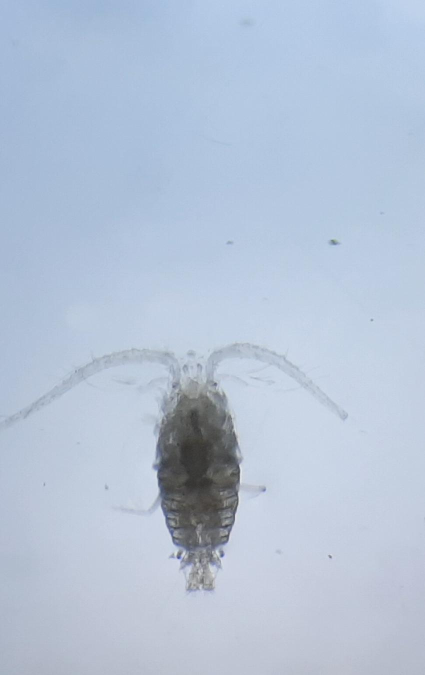
#> input picture Square-implementation/images/Species4/20pics/test4.0.jpg, 850 x 1350 px (shown at 1/2 size); its folder holds 4 pictures in this run
$ python Uniform_Cropping.py
#> lines starting #> are read from the running program, lines starting #| are printed output that depends on the picture
from PIL import Image

def crop_image(file_name,new_height,new_width):

#> called with file_name = 'test4.0', new_height = 1000, new_width = 1000
    im = Image.open(file_name+".jpg")
#> im is the input picture: PIL image 850x1350 RGB; mean R, G, B 181.1, 195.1, 214.8
    width, height = im.size
#> width = 850; height = 1350

    left = (width - new_width - 500)/2
#> left = -325
    top = (height - new_height -500)/2
#> top = -75
    right = (width + new_width -800)/2
#> right = 525
    bottom = (height + new_height+200)/2
#> bottom = 1275

    crop_im = im.crop((left, top, right, bottom)) #Cropping Image
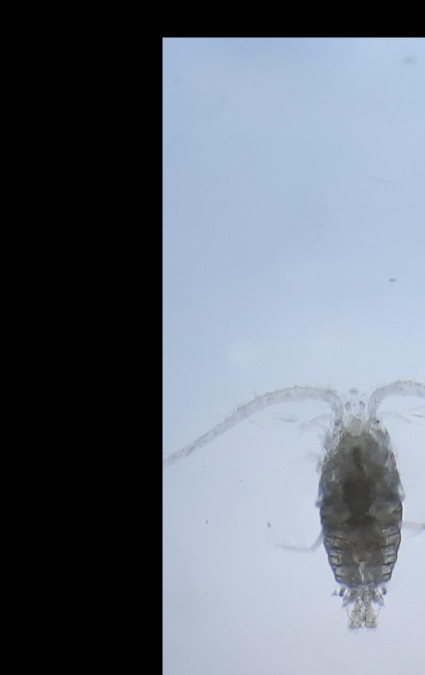
#> crop_im: PIL image 850x1350 RGB (shown at 1/2 size); mean R, G, B 102.2, 110.6, 122.3

    crop_im.save(file_name+".jpg")  #Saving Images

new_width = 1000     #Enter the crop image width
new_height = 1000    #Enter the crop image height
i="test4"
file_name = [i+".0",i+".01",i+".02",i+".03",i+".04",i+".05",i+".06",i+".07",i+".08",i+".09",i+".10",i+".11",i+".12",i+".13",i+".14",i+".15",i+".16",i+".17",i+".18",i+".19"] #Enter File Names
#,i+".20",i+".21",i+".22",i+".23",i+".24",i+".25",i+".26",i+".27",i+".28",i+".29"

for i in file_name:
    crop_image(i,new_height,new_width)
#> pass 2 of the loop `for i in file_name:`:
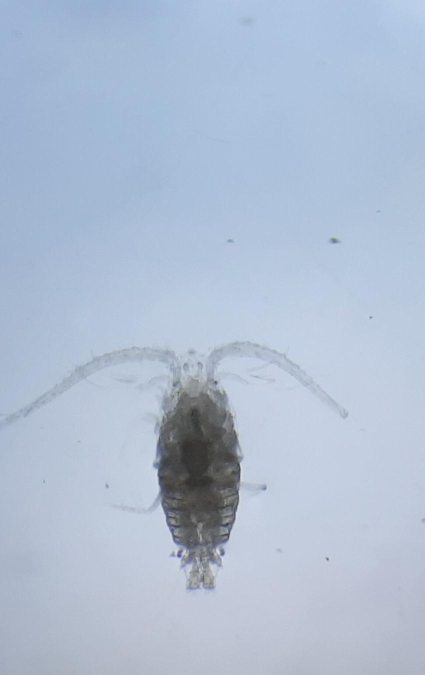
#> input picture Square-implementation/images/Species4/20pics/test4.01.jpg, 850 x 1350 px (shown at 1/2 size)
#> in crop_image, im is the input picture: PIL image 850x1350 RGB; mean R, G, B 175.6, 190.1, 210.7
#> in crop_image (call 2), `crop_im = im.crop((left, top, right, bottom))`:
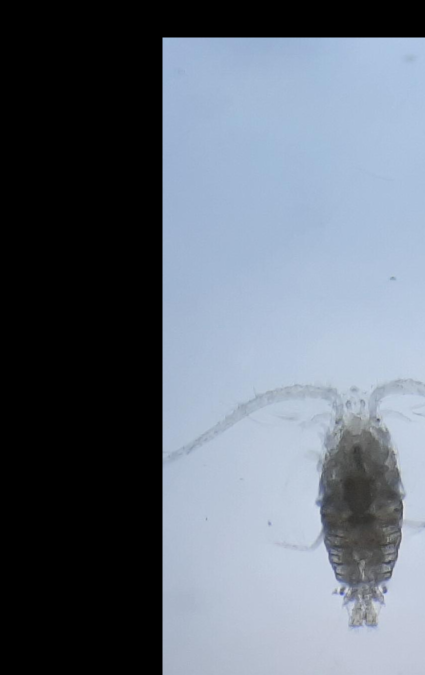
#> crop_im: PIL image 850x1350 RGB (shown at 1/2 size); mean R, G, B 98.8, 107.6, 119.9
#> pass 3 of the loop `for i in file_name:`:
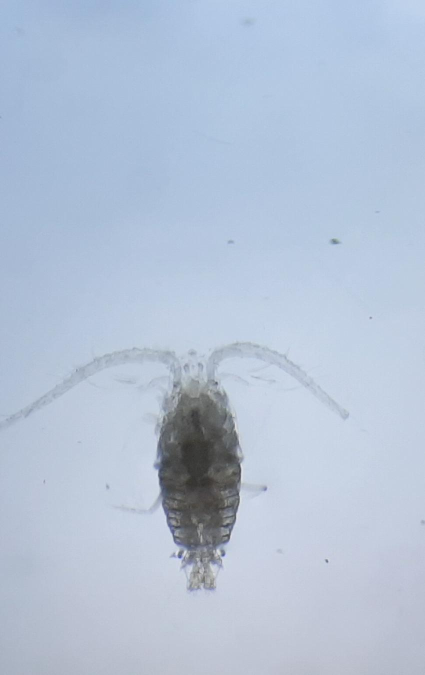
#> input picture Square-implementation/images/Species4/20pics/test4.02.jpg, 850 x 1350 px (shown at 1/2 size)
#> in crop_image, im is the input picture: PIL image 850x1350 RGB; mean R, G, B 180.3, 194.3, 214.3
#> in crop_image (call 3), `crop_im = im.crop((left, top, right, bottom))`:
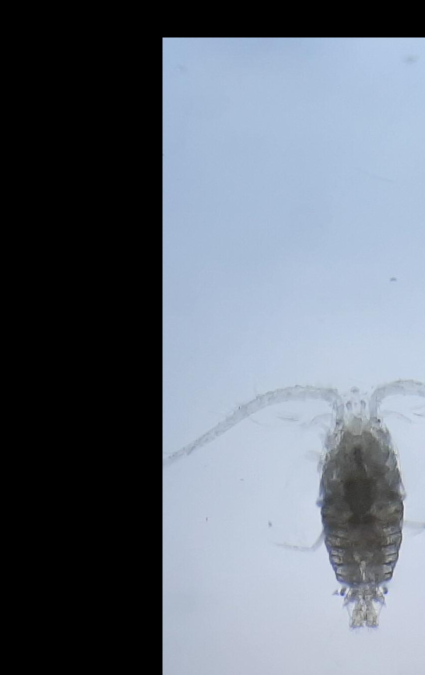
#> crop_im: PIL image 850x1350 RGB (shown at 1/2 size); mean R, G, B 101.7, 110.1, 121.9
#> (the run stopped early here; a loop or call above may not have finished)
